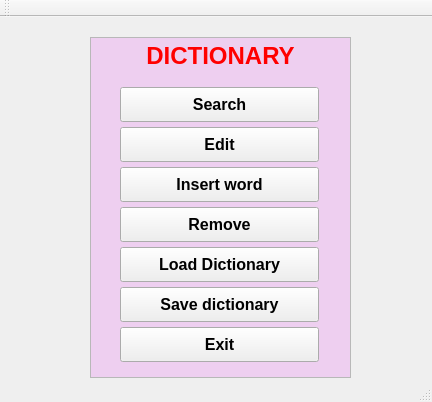
<?xml version="1.0" encoding="UTF-8"?>
<ui version="4.0">
 <class>DictionaryGUIClass</class>
 <widget class="QMainWindow" name="DictionaryGUIClass">
  <property name="geometry">
   <rect>
    <x>0</x>
    <y>0</y>
    <width>432</width>
    <height>402</height>
   </rect>
  </property>
  <property name="windowTitle">
   <string>DictionaryGUI</string>
  </property>
  <widget class="QWidget" name="centralWidget">
   <widget class="QPushButton" name="Search_button">
    <property name="enabled">
     <bool>true</bool>
    </property>
    <property name="geometry">
     <rect>
      <x>120</x>
      <y>70</y>
      <width>199</width>
      <height>35</height>
     </rect>
    </property>
    <property name="font">
     <font>
      <pointsize>12</pointsize>
      <weight>75</weight>
      <bold>true</bold>
     </font>
    </property>
    <property name="acceptDrops">
     <bool>false</bool>
    </property>
    <property name="text">
     <string>Search</string>
    </property>
   </widget>
   <widget class="QPushButton" name="Edit_button">
    <property name="enabled">
     <bool>true</bool>
    </property>
    <property name="geometry">
     <rect>
      <x>120</x>
      <y>110</y>
      <width>199</width>
      <height>35</height>
     </rect>
    </property>
    <property name="font">
     <font>
      <pointsize>12</pointsize>
      <weight>75</weight>
      <bold>true</bold>
     </font>
    </property>
    <property name="acceptDrops">
     <bool>false</bool>
    </property>
    <property name="text">
     <string>Edit</string>
    </property>
   </widget>
   <widget class="QPushButton" name="Remove_button">
    <property name="enabled">
     <bool>true</bool>
    </property>
    <property name="geometry">
     <rect>
      <x>120</x>
      <y>190</y>
      <width>199</width>
      <height>35</height>
     </rect>
    </property>
    <property name="font">
     <font>
      <pointsize>12</pointsize>
      <weight>75</weight>
      <bold>true</bold>
     </font>
    </property>
    <property name="acceptDrops">
     <bool>false</bool>
    </property>
    <property name="text">
     <string>Remove</string>
    </property>
   </widget>
   <widget class="QPushButton" name="Add_button">
    <property name="enabled">
     <bool>true</bool>
    </property>
    <property name="geometry">
     <rect>
      <x>120</x>
      <y>150</y>
      <width>199</width>
      <height>35</height>
     </rect>
    </property>
    <property name="font">
     <font>
      <pointsize>12</pointsize>
      <weight>75</weight>
      <bold>true</bold>
     </font>
    </property>
    <property name="acceptDrops">
     <bool>false</bool>
    </property>
    <property name="text">
     <string>Insert word</string>
    </property>
   </widget>
   <widget class="QPushButton" name="Load_button">
    <property name="enabled">
     <bool>true</bool>
    </property>
    <property name="geometry">
     <rect>
      <x>120</x>
      <y>230</y>
      <width>199</width>
      <height>35</height>
     </rect>
    </property>
    <property name="font">
     <font>
      <pointsize>12</pointsize>
      <weight>75</weight>
      <bold>true</bold>
     </font>
    </property>
    <property name="acceptDrops">
     <bool>false</bool>
    </property>
    <property name="text">
     <string>Load Dictionary</string>
    </property>
   </widget>
   <widget class="QPushButton" name="Save_button">
    <property name="enabled">
     <bool>true</bool>
    </property>
    <property name="geometry">
     <rect>
      <x>120</x>
      <y>270</y>
      <width>199</width>
      <height>35</height>
     </rect>
    </property>
    <property name="font">
     <font>
      <pointsize>12</pointsize>
      <weight>75</weight>
      <bold>true</bold>
     </font>
    </property>
    <property name="acceptDrops">
     <bool>false</bool>
    </property>
    <property name="text">
     <string>Save dictionary</string>
    </property>
   </widget>
   <widget class="QTextBrowser" name="header">
    <property name="enabled">
     <bool>true</bool>
    </property>
    <property name="geometry">
     <rect>
      <x>90</x>
      <y>20</y>
      <width>261</width>
      <height>341</height>
     </rect>
    </property>
    <property name="palette">
     <palette>
      <active>
       <colorrole role="WindowText">
        <brush brushstyle="SolidPattern">
         <color alpha="255">
          <red>0</red>
          <green>0</green>
          <blue>255</blue>
         </color>
        </brush>
       </colorrole>
      </active>
      <inactive>
       <colorrole role="WindowText">
        <brush brushstyle="SolidPattern">
         <color alpha="255">
          <red>0</red>
          <green>0</green>
          <blue>0</blue>
         </color>
        </brush>
       </colorrole>
      </inactive>
      <disabled>
       <colorrole role="WindowText">
        <brush brushstyle="SolidPattern">
         <color alpha="255">
          <red>120</red>
          <green>120</green>
          <blue>120</blue>
         </color>
        </brush>
       </colorrole>
      </disabled>
     </palette>
    </property>
    <property name="font">
     <font>
      <stylestrategy>PreferAntialias</stylestrategy>
     </font>
    </property>
    <property name="mouseTracking">
     <bool>false</bool>
    </property>
    <property name="focusPolicy">
     <enum>Qt::StrongFocus</enum>
    </property>
    <property name="acceptDrops">
     <bool>true</bool>
    </property>
    <property name="toolTip">
     <string/>
    </property>
    <property name="html">
     <string>&lt;!DOCTYPE HTML PUBLIC &quot;-//W3C//DTD HTML 4.0//EN&quot; &quot;http://www.w3.org/TR/REC-html40/strict.dtd&quot;&gt;
&lt;html&gt;&lt;head&gt;&lt;meta name=&quot;qrichtext&quot; content=&quot;1&quot; /&gt;&lt;style type=&quot;text/css&quot;&gt;
p, li { white-space: pre-wrap; }
&lt;/style&gt;&lt;/head&gt;&lt;body style=&quot; font-family:'MS Shell Dlg 2'; font-size:8.25pt; font-weight:400; font-style:normal;&quot; bgcolor=&quot;#eecff0&quot;&gt;
&lt;p align=&quot;center&quot; style=&quot; margin-top:12px; margin-bottom:12px; margin-left:0px; margin-right:0px; -qt-block-indent:0; text-indent:0px;&quot;&gt;&lt;span style=&quot; font-size:18pt; font-weight:600; color:#ff0000;&quot;&gt;DICTIONARY&lt;/span&gt;&lt;/p&gt;&lt;/body&gt;&lt;/html&gt;</string>
    </property>
   </widget>
   <widget class="QPushButton" name="Exit_button">
    <property name="enabled">
     <bool>true</bool>
    </property>
    <property name="geometry">
     <rect>
      <x>120</x>
      <y>310</y>
      <width>199</width>
      <height>35</height>
     </rect>
    </property>
    <property name="font">
     <font>
      <pointsize>12</pointsize>
      <weight>75</weight>
      <bold>true</bold>
     </font>
    </property>
    <property name="acceptDrops">
     <bool>false</bool>
    </property>
    <property name="text">
     <string>Exit</string>
    </property>
   </widget>
   <zorder>header</zorder>
   <zorder>Search_button</zorder>
   <zorder>Edit_button</zorder>
   <zorder>Remove_button</zorder>
   <zorder>Add_button</zorder>
   <zorder>Load_button</zorder>
   <zorder>Save_button</zorder>
   <zorder>Exit_button</zorder>
  </widget>
  <widget class="QToolBar" name="mainToolBar">
   <attribute name="toolBarArea">
    <enum>TopToolBarArea</enum>
   </attribute>
   <attribute name="toolBarBreak">
    <bool>false</bool>
   </attribute>
  </widget>
  <widget class="QStatusBar" name="statusBar"/>
 </widget>
 <layoutdefault spacing="6" margin="11"/>
 <resources>
  <include location="DictionaryGUI.qrc"/>
 </resources>
 <connections>
  <connection>
   <sender>Exit_button</sender>
   <signal>clicked()</signal>
   <receiver>DictionaryGUIClass</receiver>
   <slot>close()</slot>
   <hints>
    <hint type="sourcelabel">
     <x>260</x>
     <y>349</y>
    </hint>
    <hint type="destinationlabel">
     <x>415</x>
     <y>344</y>
    </hint>
   </hints>
  </connection>
 </connections>
</ui>
